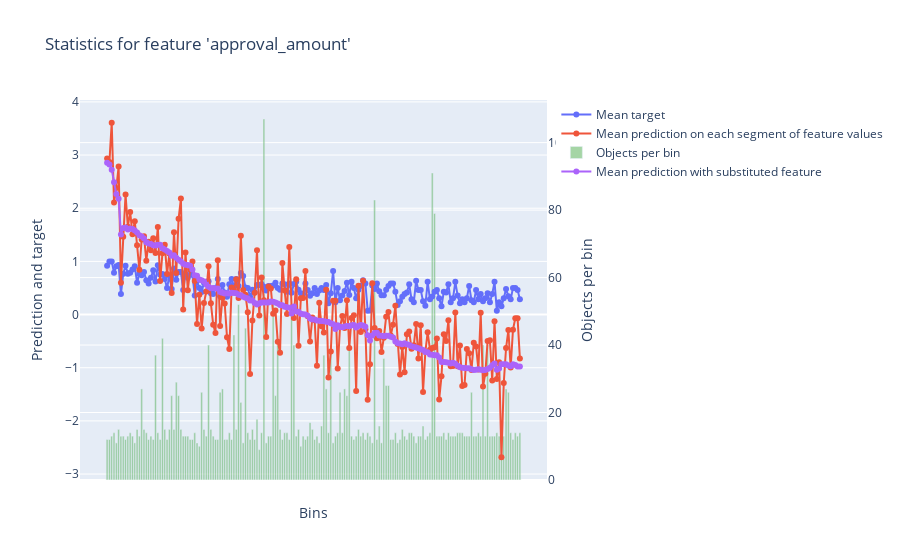

Write notebook code for a chart like this one.
### Code cell
feature = 'approval_amount'
res = model.calc_feature_statistics(X_train, y_train, feature, plot=True)

### Figure 1 — Plotly figure (JSON) as saved in the notebook; plotly's stock layout.template omitted (floating-point values rounded to 4 significant figures; data arrays with more than 128 entries replaced by an {"elided": "..."} marker saying what was removed)
{"data": [{"mode": "lines+markers", "name": "Mean target", "type": "scatter", "xaxis": "x", "y": {"elided": "180 float values"}, "yaxis": "y"}, {"mode": "lines+markers", "name": "Mean prediction on each segment of feature values", "type": "scatter", "xaxis": "x", "y": {"elided": "180 float values"}, "yaxis": "y"}, {"marker": {"color": "rgba(30, 150, 30, 0.4)"}, "name": "Objects per bin", "type": "bar", "width": 0.8, "xaxis": "x", "y": {"elided": "180 int values"}, "yaxis": "y2"}, {"mode": "lines+markers", "name": "Mean prediction with substituted feature", "type": "scatter", "xaxis": "x", "y": {"elided": "180 float values"}, "yaxis": "y"}], "layout": {"title": {"text": "Statistics for feature 'approval_amount'"}, "xaxis": {"showticklabels": false, "tickmode": "array", "ticktext": {"elided": "180 str values"}, "tickvals": {"elided": "180 int values"}, "title": {"text": "Bins"}}, "yaxis": {"overlaying": "y2", "side": "left", "title": {"text": "Prediction and target"}}, "yaxis2": {"position": 1, "side": "right", "title": {"text": "Objects per bin"}}}}
